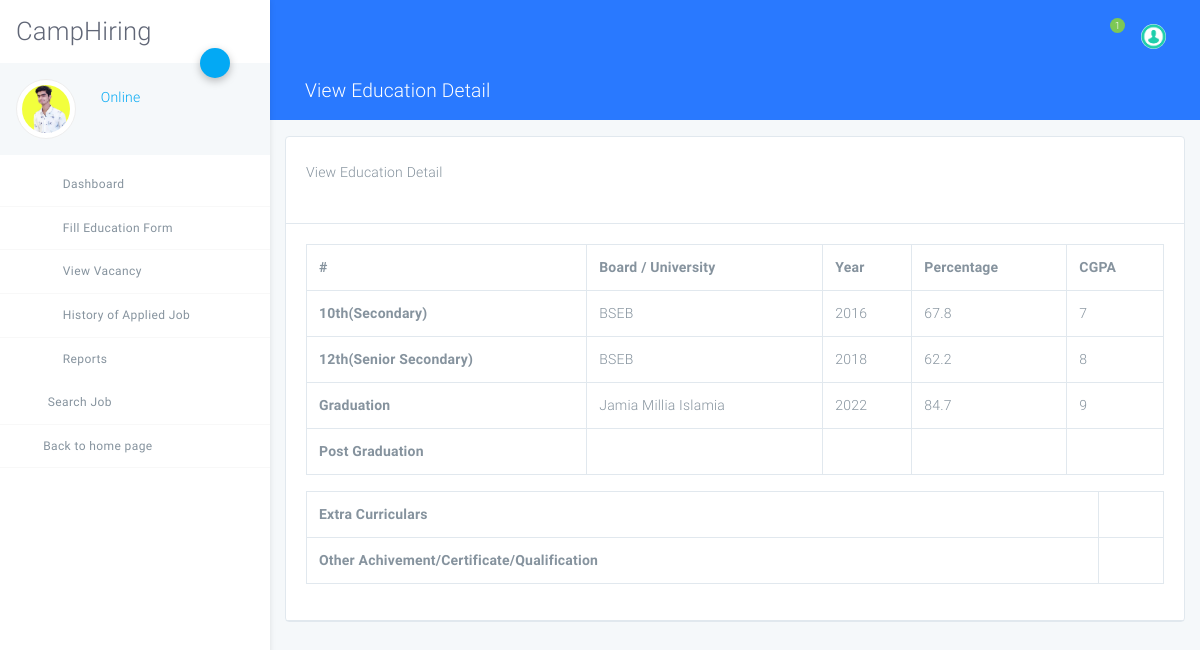
/user/view-education-detail.php?eduid=7 (signed in), run on the app's committed database.
### tables this page shows
CREATE TABLE `tbluser` (
  `ID` int(10) NOT NULL,
  `FullName` varchar(120) DEFAULT NULL,
  `Email` varchar(120) DEFAULT NULL,
  `MobileNumber` bigint(10) DEFAULT NULL,
  `StudentID` varchar(120) DEFAULT NULL,
  `Gender` varchar(120) NOT NULL,
  `Address` mediumtext NOT NULL,
  `Age` int(5) NOT NULL,
  `DOB` varchar(120) NOT NULL,
  `Image` varchar(120) NOT NULL,
  `Password` varchar(120) DEFAULT NULL,
  `UserRegdate` timestamp NULL DEFAULT current_timestamp()
);

CREATE TABLE `tbleducation` (
  `ID` int(10) NOT NULL,
  `UserID` int(10) DEFAULT NULL,
  `SecondaryBoard` varchar(100) DEFAULT NULL,
  `SecondaryBoardyop` varchar(120) DEFAULT NULL,
  `SecondaryBoardper` varchar(120) DEFAULT NULL,
  `SecondaryBoardcgpa` varchar(120) DEFAULT NULL,
  `SSecondaryBoard` varchar(120) DEFAULT NULL,
  `SSecondaryBoardyop` varchar(120) DEFAULT NULL,
  `SSecondaryBoardper` varchar(120) DEFAULT NULL,
  `SSecondaryBoardcgpa` varchar(120) DEFAULT NULL,
  `GraUni` varchar(120) DEFAULT NULL,
  `GraUniyop` varchar(120) DEFAULT NULL,
  `GraUnidper` varchar(120) DEFAULT NULL,
  `GraUnicgpa` varchar(120) DEFAULT NULL,
  `PGUni` varchar(120) DEFAULT NULL,
  `PGUniyop` varchar(120) DEFAULT NULL,
  `PGUniper` varchar(120) DEFAULT NULL,
  `PGUnicgpa` varchar(120) DEFAULT NULL,
  `ExtraCurriculars` varchar(120) DEFAULT NULL,
  `OtherAchivement` varchar(120) DEFAULT NULL
);

### user/view-education-detail.php (the view, shortened to what this page needs)
<?php
include('includes/dbconnection.php');
if (strlen($_SESSION['crmsuid']==0)) {
  header('location:logout.php');
  } else{
  ?>
<!DOCTYPE html>
<html lang="en">
<head>
    <link rel="stylesheet" href="assets/css/app.css">
</head>
<body class="light">
<div id="app">
<?php include_once('includes/sidebar.php');?>
<?php include_once('includes/header.php');?>
    <div class="page has-sidebar-left">
    <header class="blue accent-3 relative">
        <div class="container-fluid text-white">
            <div class="row p-t-b-10 ">
                <div class="col">
                    <h4>
                        <i class="icon-package"></i>
                        View Education Detail
                    </h4>
                </div>
            </div>
        </div>
    </header>
    <div class="animatedParent animateOnce">
        <div class="container-fluid my-3">
            <div class="row">
                <div class="col-md-12">
                    <div class="card">
                        <div class="card-body b-b">
                            <p>View Education Detail</p>
                        </div>
                        <div class="card-body b-b">
  <?php
 $edid=$_GET['eduid'];
$ret=mysqli_query($con,"select tbluser.ID, tbleducation.UserID,tbleducation.SecondaryBoard,tbleducation.SecondaryBoardyop,tbleducation.SecondaryBoardper,tbleducation.SecondaryBoardcgpa,tbleducation.SSecondaryBoard,tbleducation.SSecondaryBoardyop,tbleducation.SSecondaryBoardper,tbleducation.SSecondaryBoardcgpa,tbleducation.GraUni,tbleducation.GraUniyop,tbleducation.GraUnidper,tbleducation.GraUnicgpa,tbleducation.PGUni,tbleducation.PGUniyop,tbleducation.PGUniper,tbleducation.PGUnicgpa,tbleducation.ExtraCurriculars,tbleducation.OtherAchivement  from   tbleducation join tbluser on tbleducation.UserID=tbluser.ID where tbleducation.UserID='$edid'");
while ($row=mysqli_fetch_array($ret)) {
?>
<table class="table table-bordered table-hover data-tables">
<tr>
  <th>#</th>
   <th>Board / University</th>
    <th>Year</th>
     <th>Percentage</th>
       <th>CGPA</th>
</tr>
<tr>
<th>10th(Secondary)</th>
<td><?php  echo $row['SecondaryBoard'];?></td>
<td><?php  echo $row['SecondaryBoardyop'];?></td>
<td><?php  echo $row['SecondaryBoardper'];?></td>
<td><?php  echo $row['SecondaryBoardcgpa'];?></td>
</tr>
<tr>
<th>12th(Senior Secondary)</th>
<td><?php  echo $row['SSecondaryBoard'];?></td>
<td><?php  echo $row['SSecondaryBoardyop'];?></td>
<td><?php  echo $row['SSecondaryBoardper'];?></td>
<td><?php  echo $row['SSecondaryBoardcgpa'];?></td>
</tr>
<tr>
<th>Graduation</th>
<td><?php  echo $row['GraUni'];?></td>
<td><?php  echo $row['GraUniyop'];?></td>
<td><?php  echo $row['GraUnidper'];?></td>
<td><?php  echo $row['GraUnicgpa'];?></td>
</tr>
<tr>
<th>Post Graduation</th>
<td><?php  echo $row['PGUni'];?></td>
<td><?php  echo $row['PGUniyop'];?></td>
<td><?php  echo $row['PGUniper'];?></td>
<td><?php  echo $row['PGUnicgpa'];?></td>
</tr>
</table>
<table class="table table-bordered table-hover data-tables">
    <tr>
<th>Extra Curriculars</th>
<td> <?php  echo $row['ExtraCurriculars'];?></td>
</tr>
<tr>
<th>Other Achivement/Certificate/Qualification</th>
<td><?php  echo $row['OtherAchivement'];?></td>
</tr>
</table>
<?php } ?>
                        </div>
                    </div>
                </div>
            </div>
        </div>
    </div>
</div>
</div>
</body>
</html>
<?php }  ?>

### user/includes/sidebar.php (shortened to what this page needs)
<aside class="main-sidebar fixed offcanvas shadow">
    <section class="sidebar">
        <div class="w-80px mt-3 mb-3 ml-3">
<h2 align="center">CampHiring</h2>
        </div>
        <div class="relative">
            <a data-toggle="collapse" href="#userSettingsCollapse" role="button" aria-expanded="false"
               aria-controls="userSettingsCollapse" class="btn-fab btn-fab-sm fab-right fab-top btn-primary shadow1 ">
                <i class="icon icon-cogs"></i>
            </a>
            <div class="user-panel p-3 light mb-2">
                <div>
<?php
$uid=$_SESSION['crmsuid'];
$ret=mysqli_query($con,"select FullName,Image from tbluser where ID='$uid'");
$row=mysqli_fetch_array($ret);
$name=$row['FullName'];
$pimage=$row['Image'];
?>
                    <div class="float-left image">
<img class="user_avatar" src="images/<?php echo $pimage;?>" alt="<?php echo $name;?>">
                    </div>
                    <div class="float-left info">
                        <a href="user-profile.php"><i class="icon-circle text-primary blink"></i> Online</a>
                    </div>
                </div>
                <div class="clearfix"></div>
            </div>
        </div>
        <ul class="sidebar-menu">
            <li class="treeview"><a href="dashboard.php">
                <i class="icon icon-sailing-boat-water purple-text s-18"></i> <span>Dashboard</span>
            </a>
            </li>
            <li class="treeview"><a href="#">
                <i class="icon icon icon-package blue-text s-18"></i>
                <span>Fill Education Form</span>
            </a>
            </li>
            <li class="treeview"><a href="view-vacancy.php">
                <i class="icon icon-documents3 text-red s-18"></i>
                <span>View Vacancy</span>
            </a>
            </li>
            <li class="treeview"><a href="histroy-applied-job.php">
                <i class="icon icon-bar-chart2 pink-text s-18"></i>
                <span>History of Applied Job</span>
            </a>
            </li>
            <li class="treeview no-b"><a href="#">
                <i class="icon icon-package light-green-text s-18"></i>
                <span>Reports</span>
            </a>
            </li>
            <li class="treeview"><a href="search-job.php">
                <i class="icon-search3 light-green-text s-18"></i>
                <span>Search Job</span>
            </a>
            </li>
<li class="treeview"><a href="../index.php">
                <i class="icon-long-arrow-left"></i>
                <span>Back to home page</span>
            </a>
            </li>
        </ul>
    </section>
</aside>

### data on the page
tbluser: Image (picture)
tbleducation: SecondaryBoard "BSEB", SecondaryBoardyop "2016", SecondaryBoardper "67.8", SecondaryBoardcgpa "7", SSecondaryBoard "BSEB", SSecondaryBoardyop "2018", SSecondaryBoardper "62.2", SSecondaryBoardcgpa "8", GraUni "Jamia Millia Islamia", GraUniyop "2022", GraUnidper "84.7", GraUnicgpa "9"

### other printed values
$count "1"
